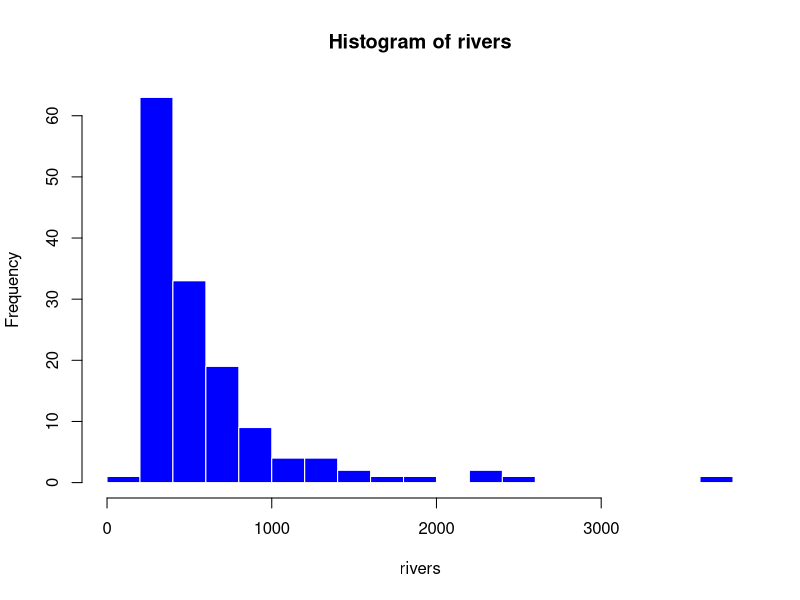
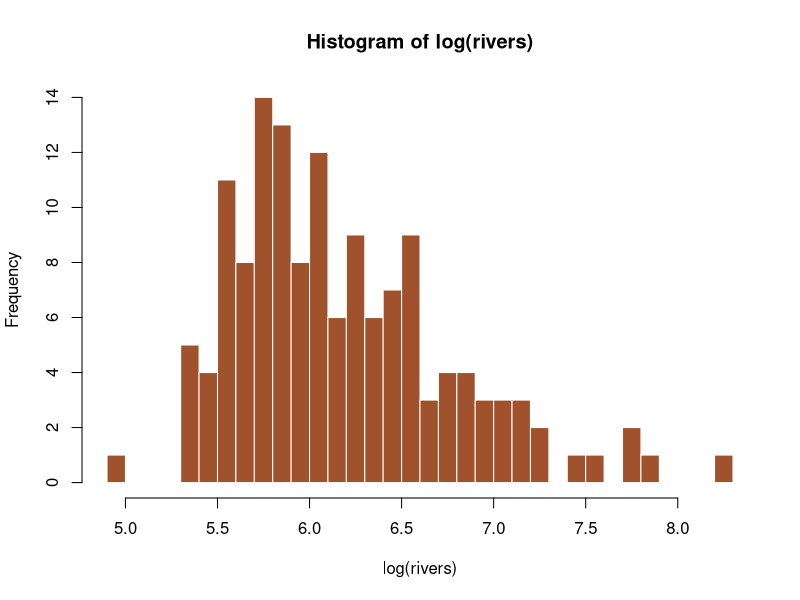
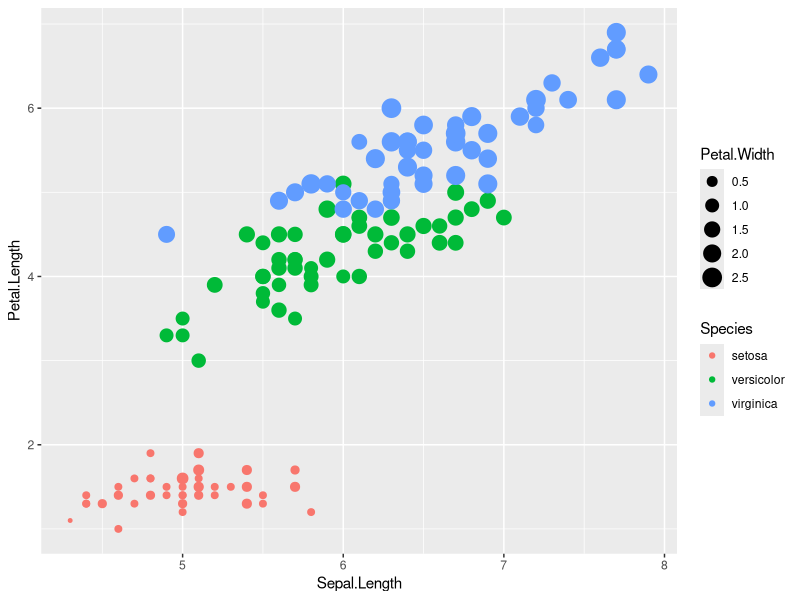

Write the R code that produced these figures, in order.
## ---- chunk 1
options(htmltools.dir.version = FALSE)
## ---- chunk 2
data()	      # browse pre-loaded data sets
data(rivers)	# get this one: "Lengths of Major North American Rivers"
?rivers
head(rivers,10)	# peek at the data set
length(rivers)	# how many rivers were measured?
summary(rivers) # what are some summary statistics?
## ---- chunk 3
# make a histogram; play around with these parameters
hist(rivers, col="blue", border="white", breaks=25) 
## ---- chunk 4
hist(log(rivers), col="sienna", border="white", breaks=25) 
## ---- chunk 5
#install.packages("devtools")
#devtools::install_github("shukai/coolR)
## ---- chunk 6
library("ggplot2")
# qplot: ggplot2 中最基本的繪圖函數
qplot(data = iris, Sepal.Length, Petal.Length, color = Species, size = Petal.Width)

## ---- chunk 7
a <- 19
a
## ---- chunk 8
mode(rivers)
# cf. typeof(rivers)
## ---- chunk 9
b <- 8.31
mode(b)
## ---- chunk 10
c <- 'coding'
mode(c)
## ---- chunk 11
d <- F
mode(d)
## ---- chunk 12
e <- 2+3i
mode(e)
## ---- chunk 13
# R object containing both numeric and logical element
x <- c(2, 4, TRUE, 6, FALSE, 8); mode(x)
# R object containing character, numeric, and logical elements
y <- c(1,2,TRUE,FALSE,"a"); mode(y)
## ---- chunk 14
is.character(b)
as.character(b)
## ---- chunk 15
g <- c(1,2,3)
h <- c('me','you')
i <- 1:6
j <- seq(from=1, to=10, by=2)
k <- rep(1:4, times=3, each=2)

## ---- chunk 16
m <- c(2:10)
m[1]
m[1:3]
## ---- chunk 17
# csv (逗號分隔 comma separated value file); csv2 (分號分隔 semicolon separated values)

#my_Rclass <- read.csv(file.choose())

